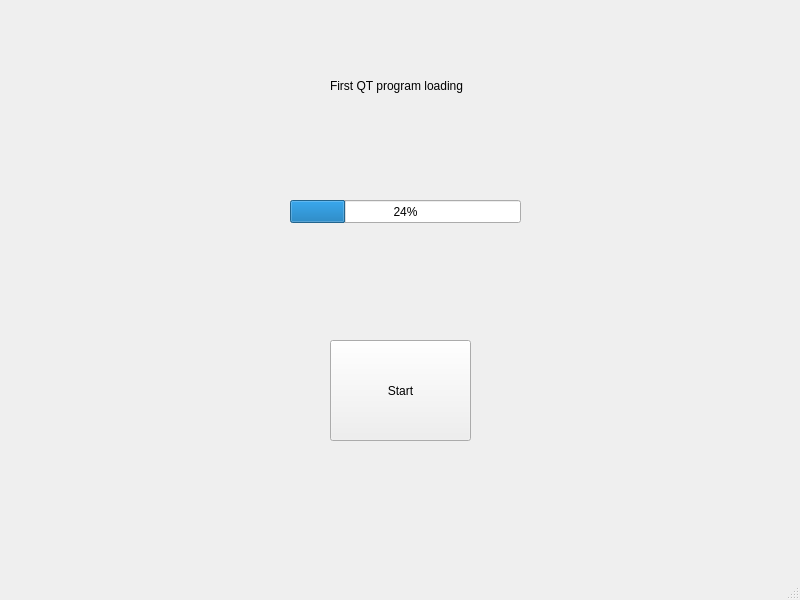
<?xml version="1.0" encoding="UTF-8"?>
<ui version="4.0">
 <class>MainWindow</class>
 <widget class="QMainWindow" name="MainWindow">
  <property name="geometry">
   <rect>
    <x>0</x>
    <y>0</y>
    <width>800</width>
    <height>600</height>
   </rect>
  </property>
  <property name="windowTitle">
   <string>MainWindow</string>
  </property>
  <widget class="QWidget" name="centralwidget">
   <widget class="QProgressBar" name="progressBar">
    <property name="geometry">
     <rect>
      <x>290</x>
      <y>200</y>
      <width>231</width>
      <height>23</height>
     </rect>
    </property>
    <property name="value">
     <number>24</number>
    </property>
   </widget>
   <widget class="QPushButton" name="pushButton">
    <property name="geometry">
     <rect>
      <x>330</x>
      <y>340</y>
      <width>141</width>
      <height>101</height>
     </rect>
    </property>
    <property name="text">
     <string>Start</string>
    </property>
   </widget>
   <widget class="QLabel" name="label">
    <property name="geometry">
     <rect>
      <x>330</x>
      <y>50</y>
      <width>141</width>
      <height>71</height>
     </rect>
    </property>
    <property name="text">
     <string>First QT program loading</string>
    </property>
   </widget>
  </widget>
  <widget class="QMenuBar" name="menubar">
   <property name="geometry">
    <rect>
     <x>0</x>
     <y>0</y>
     <width>800</width>
     <height>22</height>
    </rect>
   </property>
  </widget>
  <widget class="QStatusBar" name="statusbar"/>
 </widget>
 <resources/>
 <connections/>
</ui>
